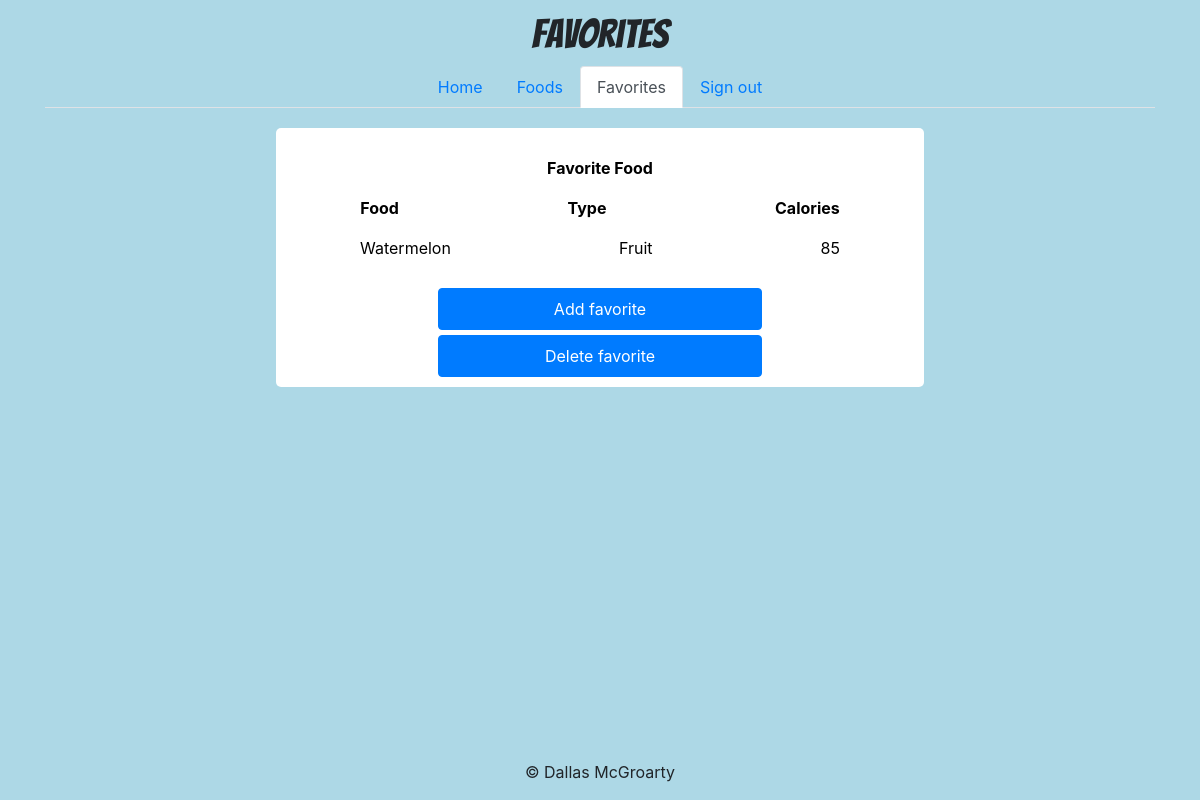
/favorites_list.php (signed in), run on the app's committed database.
### tables this page shows
CREATE TABLE Foods
    (FoodID INT NOT NULL AUTO_INCREMENT PRIMARY KEY,
     FoodName CHAR(50) NOT NULL,
     FoodType CHAR(50) NOT NULL,
     Calories SMALLINT 
    );

### db/queries.php (the view, shortened to what this page needs)
<?php
 function load_favorites()
 {
     $conn = connect_db();
     $user = "";
     $favorites = [];
     $result = $conn->query("SELECT UserID FROM Users WHERE Email ='{$_SESSION['user']}'");
     while($rows = $result->fetch_assoc())
     {
        $user = $rows['UserID'];
     }
     $result = $conn->query("SELECT * FROM FavoriteFoods INNER JOIN Users on FavoriteFoods.UserID=Users.UserID WHERE Users.UserID = $user");
     if($result->num_rows <= 0)
     {
        echo "<p class='text-center' style='color: red; font-weight: bold'>You have no favorites yet!</p>";
     }
     else {
        while($rows = $result->fetch_assoc())
        {
            array_push($favorites, $rows['FoodID']);
        }
        $result = $conn->query("SELECT * FROM Foods WHERE FoodID IN (".implode(',', $favorites).")");
        while($rows = $result->fetch_assoc())
        {
            echo "<div class='d-flex flex-row justify-content-around' style=''>";
            echo "<div class='p-2' style='color: black;'>" . $rows['FoodName'] . "</div>";
            echo "<div class='p-2' style='color: black;'>" . $rows['FoodType'] . "</div>";
            echo "<div class='p-2' style='color: black;'>" . $rows['Calories'] . "</div>";
            echo "</div>";
        }
     }
 }
?>

### data on the page
foods: FoodName "Watermelon", FoodType "Fruit", Calories "85"
